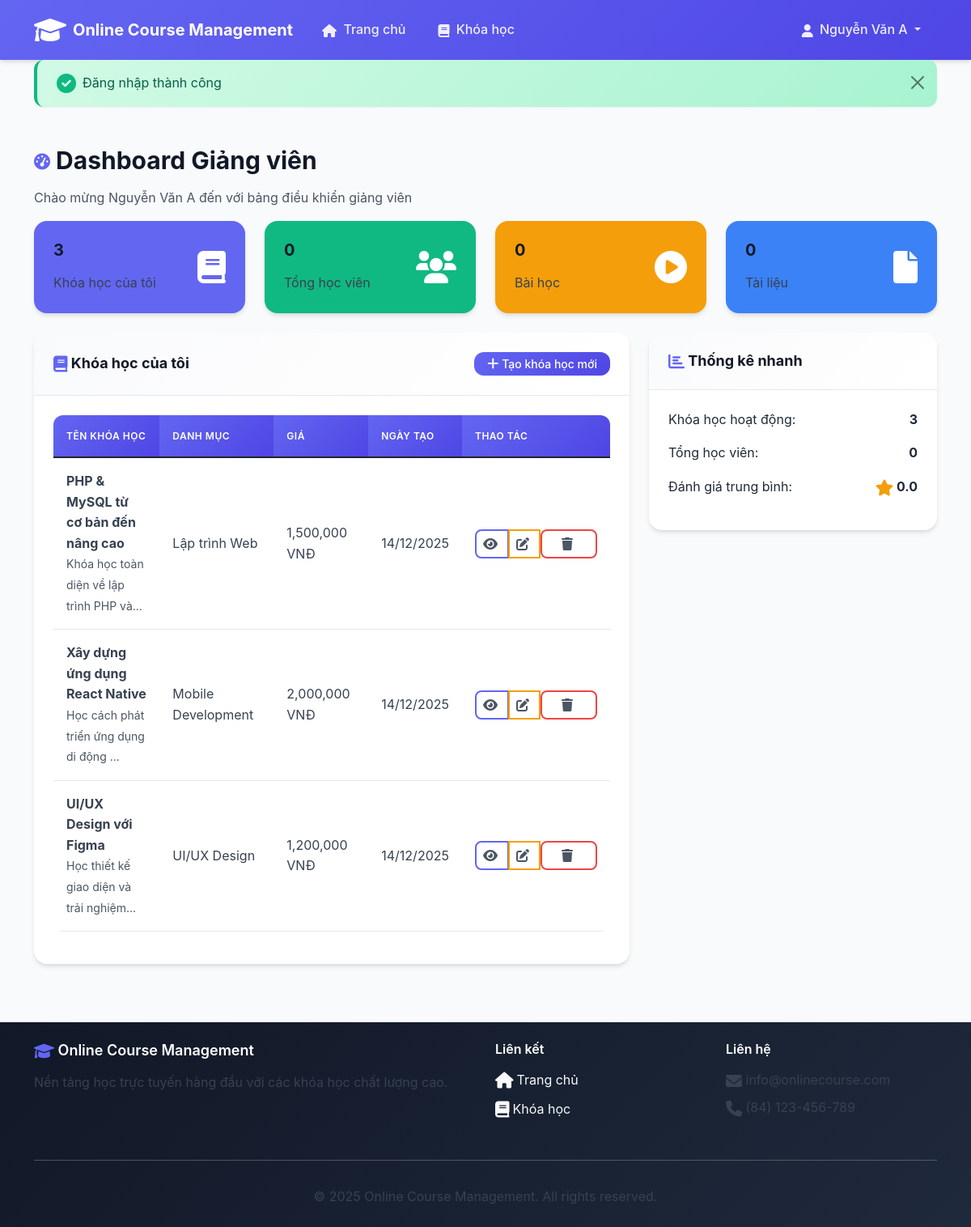
The app's page /cse485/BTTH2/instructor/dashboard (signed in) with its own data.
### tables this page shows
CREATE TABLE `courses` (
  `id` int(11) NOT NULL AUTO_INCREMENT,
  `title` varchar(255) NOT NULL,
  `description` text NOT NULL,
  `instructor_id` int(11) NOT NULL,
  `category_id` int(11) DEFAULT NULL,
  `price` decimal(10,2) NOT NULL DEFAULT 0.00,
  `duration_weeks` int(11) NOT NULL DEFAULT 1,
  `level` varchar(50) NOT NULL DEFAULT 'Beginner',
  `image` varchar(255) DEFAULT NULL,
  `created_at` datetime NOT NULL DEFAULT CURRENT_TIMESTAMP,
  `updated_at` datetime NOT NULL DEFAULT CURRENT_TIMESTAMP ON UPDATE CURRENT_TIMESTAMP,
  PRIMARY KEY (`id`),
  KEY `instructor_id` (`instructor_id`),
  KEY `category_id` (`category_id`),
  CONSTRAINT `courses_ibfk_1` FOREIGN KEY (`instructor_id`) REFERENCES `users` (`id`) ON DELETE CASCADE,
  CONSTRAINT `courses_ibfk_2` FOREIGN KEY (`category_id`) REFERENCES `categories` (`id`) ON DELETE SET NULL
);

CREATE TABLE `categories` (
  `id` int(11) NOT NULL AUTO_INCREMENT,
  `name` varchar(255) NOT NULL,
  `description` text,
  `created_at` datetime NOT NULL DEFAULT CURRENT_TIMESTAMP,
  PRIMARY KEY (`id`)
);

### app/Core/Controller.php (called while the page is built, shortened)
<?php
class Controller {
    protected function view($view, $data = []) {
        extract($data);
        require_once "app/Views/$view.php";
    }
}
?>

### app/Controllers/InstructorController.php (called while the page is built, shortened)
<?php
class InstructorController extends Controller {
    private $courseModel;
    public function __construct() {
        $this->courseModel = new Course();
    }
    public function dashboard() {
        $myCourses = $this->courseModel->getByInstructor($_SESSION['user_id']);
        $this->view('instructor/dashboard', [
            'myCourses' => $myCourses
        ]);
    }
}
?>

### index.php (called while the page is built)
<?php
require_once 'app/Core/Router.php';
require_once 'config/app.php';
$router = new Router();
$router->get('/', 'HomeController@index');
$router->get('/courses', 'CourseController@index');
$router->get('/courses/(\d+)', 'CourseController@detail');
$router->get('/login', 'AuthController@login');
$router->post('/login', 'AuthController@handleLogin');
$router->get('/register', 'AuthController@register');
$router->post('/register', 'AuthController@handleRegister');
$router->get('/logout', 'AuthController@logout');
$router->get('/student/dashboard', 'StudentController@dashboard');
$router->get('/student/courses', 'StudentController@myCourses');
$router->post('/student/enroll/(\d+)', 'StudentController@enroll');
$router->get('/instructor/dashboard', 'InstructorController@dashboard');
$router->get('/instructor/courses', 'InstructorController@manageCourses');
$router->get('/instructor/courses/create', 'InstructorController@createCourse');
$router->post('/instructor/courses/create', 'InstructorController@storeCourse');
$router->get('/instructor/courses/(\d+)/edit', 'InstructorController@editCourse');
$router->post('/instructor/courses/(\d+)/edit', 'InstructorController@updateCourse');
$router->post('/instructor/courses/(\d+)/delete', 'InstructorController@deleteCourse');
$router->dispatch();
?>

### config/app.php (called while the page is built, shortened)
<?php
spl_autoload_register(function ($class) {
    $paths = [
        'app/Controllers/',
        'app/Models/',
        'app/Core/'
    ];
    foreach ($paths as $path) {
        $file = $path . $class . '.php';
        if (file_exists($file)) {
            return;
        }
    }
});
?>

### config/database.php (called while the page is built)
<?php
return [
    'host' => 'localhost',
    'dbname' => 'onlinecourse',
    'username' => 'root',
    'password' => '',
    'charset' => 'utf8mb4',
    'options' => [
        PDO::ATTR_ERRMODE => PDO::ERRMODE_EXCEPTION,
        PDO::ATTR_DEFAULT_FETCH_MODE => PDO::FETCH_ASSOC,
        PDO::ATTR_EMULATE_PREPARES => false,
    ]
];
?>

### app/Models/Database.php (called while the page is built, shortened)
<?php
class Database {
    private static $instance = null;
    private $connection;
    private function __construct() {
        $config = require 'config/database.php';
        try {
            $dsn = "mysql:host={$config['host']};dbname={$config['dbname']};charset={$config['charset']}";
            $this->connection = new PDO($dsn, $config['username'], $config['password'], $config['options']);
        } catch (PDOException $e) {
            die("Database connection failed: " . $e->getMessage());
        }
    }
    public static function getInstance() {
        if (self::$instance === null) {
            self::$instance = new self();
        }
        return self::$instance;
    }
    public function query($sql, $params = []) {
        $stmt = $this->connection->prepare($sql);
        $stmt->execute($params);
        return $stmt;
    }
    public function fetchAll($sql, $params = []) {
        $stmt = $this->query($sql, $params);
        return $stmt->fetchAll();
    }
}
?>

### app/Models/Course.php (called while the page is built, shortened)
<?php
class Course {
    private $db;
    public function __construct() {
        $this->db = Database::getInstance();
    }
    public function getByInstructor($instructorId) {
        $sql = "SELECT c.*, cat.name as category_name
                FROM courses c
                LEFT JOIN categories cat ON c.category_id = cat.id
                WHERE c.instructor_id = ?
                ORDER BY c.created_at DESC";
        return $this->db->fetchAll($sql, [$instructorId]);
    }
}
?>

### app/Views/instructor/dashboard.php (the view, shortened to what this page needs)
<div class="container py-4">
    <div class="row">
        <div class="col-12">
            <h2>
                <i class="fas fa-tachometer-alt icon-primary"></i> Dashboard Giảng viên
            </h2>
            <p class="text-muted">Chào mừng <?= $_SESSION['user_name'] ?> đến với bảng điều khiển giảng viên</p>
        </div>
    </div>
    <div class="row mb-4">
        <div class="col-md-3">
            <div class="card bg-primary text-white">
                <div class="card-body">
                    <div class="d-flex justify-content-between">
                        <div>
                            <h4><?= count($myCourses) ?></h4>
                            <p class="mb-0">Khóa học của tôi</p>
                        </div>
                        <div class="align-self-center">
                            <i class="fas fa-book icon-2xl"></i>
                        </div>
                    </div>
                </div>
            </div>
        </div>
        <div class="col-md-3">
            <div class="card bg-success text-white">
                <div class="card-body">
                    <div class="d-flex justify-content-between">
                        <div>
                            <h4>0</h4>
                            <p class="mb-0">Tổng học viên</p>
                        </div>
                        <div class="align-self-center">
                            <i class="fas fa-users icon-2xl"></i>
                        </div>
                    </div>
                </div>
            </div>
        </div>
        <div class="col-md-3">
            <div class="card bg-warning text-white">
                <div class="card-body">
                    <div class="d-flex justify-content-between">
                        <div>
                            <h4>0</h4>
                            <p class="mb-0">Bài học</p>
                        </div>
                        <div class="align-self-center">
                            <i class="fas fa-play-circle icon-2xl"></i>
                        </div>
                    </div>
                </div>
            </div>
        </div>
        <div class="col-md-3">
            <div class="card bg-info text-white">
                <div class="card-body">
                    <div class="d-flex justify-content-between">
                        <div>
                            <h4>0</h4>
                            <p class="mb-0">Tài liệu</p>
                        </div>
                        <div class="align-self-center">
                            <i class="fas fa-file icon-2xl"></i>
                        </div>
                    </div>
                </div>
            </div>
        </div>
    </div>
    <div class="row">
        <div class="col-lg-8">
            <div class="card">
                <div class="card-header d-flex justify-content-between align-items-center">
                    <h5 class="mb-0">
                        <i class="fas fa-book icon-primary"></i> Khóa học của tôi
                    </h5>
                    <a href="<?= BASE_URL ?>/instructor/courses/create" class="btn btn-sm btn-primary">
                        <i class="fas fa-plus"></i> Tạo khóa học mới
                    </a>
                </div>
                <div class="card-body">
                    <?php if (!empty($myCourses)): ?>
                        <div class="table-responsive">
                            <table class="table table-hover">
                                <thead>
                                    <tr>
                                        <th>Tên khóa học</th>
                                        <th>Danh mục</th>
                                        <th>Giá</th>
                                        <th>Ngày tạo</th>
                                        <th>Thao tác</th>
                                    </tr>
                                </thead>
                                <tbody>
                                    <?php foreach ($myCourses as $course): ?>
                                        <tr>
                                            <td>
                                                <strong><?= htmlspecialchars($course['title']) ?></strong>
                                                <br><small class="text-muted"><?= substr(htmlspecialchars($course['description']), 0, 50) ?>...</small>
                                            </td>
                                            <td><?= htmlspecialchars($course['category_name'] ?? 'Chưa phân loại') ?></td>
                                            <td><?= $course['price'] > 0 ? number_format($course['price']) . ' VNĐ' : 'Miễn phí' ?></td>
                                            <td><?= date('d/m/Y', strtotime($course['created_at'])) ?></td>
                                            <td>
                                                <div class="btn-group btn-group-sm">
                                                    <a href="<?= BASE_URL ?>/courses/<?= $course['id'] ?>" class="btn btn-outline-primary" title="Xem">
                                                        <i class="fas fa-eye"></i>
                                                    </a>
                                                    <a href="<?= BASE_URL ?>/instructor/courses/<?= $course['id'] ?>/edit" class="btn btn-outline-warning" title="Sửa">
                                                        <i class="fas fa-edit"></i>
                                                    </a>
                                                    <form method="POST" action="<?= BASE_URL ?>/instructor/courses/<?= $course['id'] ?>/delete" class="d-inline">
                                                        <button type="submit" class="btn btn-outline-danger" title="Xóa"
                                                                onclick="return confirm('Bạn có chắc chắn muốn xóa khóa học này?')">
                                                            <i class="fas fa-trash"></i>
                                                        </button>
                                                    </form>
                                                </div>
                                            </td>
                                        </tr>
                                    <?php endforeach; ?>
                                </tbody>
                            </table>
                        </div>
                    <?php endif; ?>
                </div>
            </div>
        </div>
        <div class="col-lg-4">
            <div class="card">
                <div class="card-header">
                    <h5 class="mb-0">
                        <i class="fas fa-chart-bar icon-primary"></i> Thống kê nhanh
                    </h5>
                </div>
                <div class="card-body">
                    <div class="d-flex justify-content-between mb-3">
                        <span>Khóa học hoạt động:</span>
                        <strong><?= count($myCourses) ?></strong>
                    </div>
                    <div class="d-flex justify-content-between mb-3">
                        <span>Tổng học viên:</span>
                        <strong>0</strong>
                    </div>
                    <div class="d-flex justify-content-between mb-3">
                        <span>Đánh giá trung bình:</span>
                        <strong>
                            <i class="fas fa-star icon-warning"></i> 0.0
                        </strong>
                    </div>
                </div>
            </div>
        </div>
    </div>
</div>
<?php
include 'app/Views/layouts/main.php';
?>

### app/Core/Router.php (shortened to what this page needs)
<?php
class Router {
    private $routes = [];
    private function addRoute($method, $pattern, $callback) {
        $this->routes[] = [
            'method' => $method,
            'pattern' => $pattern,
            'callback' => $callback
        ];
    }
    public function dispatch() {
        $requestUri = parse_url($_SERVER['REQUEST_URI'], PHP_URL_PATH);
        $requestMethod = $_SERVER['REQUEST_METHOD'];
        $basePath = '/cse485/BTTH2';
        if (strpos($requestUri, $basePath) === 0) {
            $requestUri = substr($requestUri, strlen($basePath));
        }
        foreach ($this->routes as $route) {
            if ($route['method'] !== $requestMethod) {
                continue;
            }
            $pattern = '#^' . $route['pattern'] . '$#';
            if (preg_match($pattern, $requestUri, $matches)) {
                array_shift($matches);
                $this->callAction($route['callback'], $matches);
                return;
            }
        }
    }
    private function callAction($callback, $params = []) {
        if (is_string($callback)) {
            list($controller, $method) = explode('@', $callback);
            $controllerInstance = new $controller();
            call_user_func_array([$controllerInstance, $method], $params);
        }
    }
}
?>

### records on screen
courses: title "PHP & MySQL từ cơ bản đến nâng cao", description "Khóa học toàn diện về lập trình PHP và", category.name "Lập trình Web", price "1,500,000", created_at "14/12/2025"
courses: title "Xây dựng ứng dụng React Native", description "Học cách phát triển ứng dụng di động", category.name "Mobile Development", price "2,000,000", created_at "14/12/2025"
courses: title "UI/UX Design với Figma", description "Học thiết kế giao diện và trải nghiệm", category.name "UI/UX Design", price "1,200,000", created_at "14/12/2025"

### other values on screen
count($myCourses) "3"
